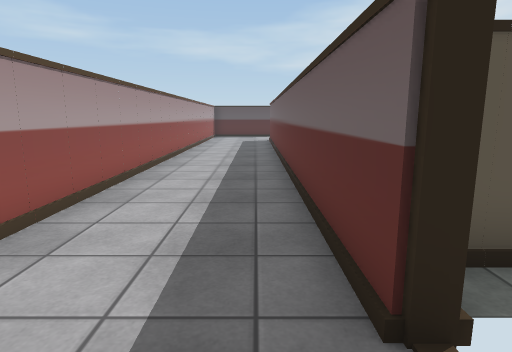
View 1 (above)

24 first-person views from a walk through a Unity game level. The camera is 1.3 m above the floor, tilts 10° down and sees 75° across. The floor is counted in squares, 1 m on a side. Each view is taken from the middle of a square. On the plan, view 1 faces up. The plan holds only what a view shows up to about 14 squares ahead; the rest is blank. The place goes on beyond the plan. The player character is not drawn. Some surface patterns are stand-ins.

View 2
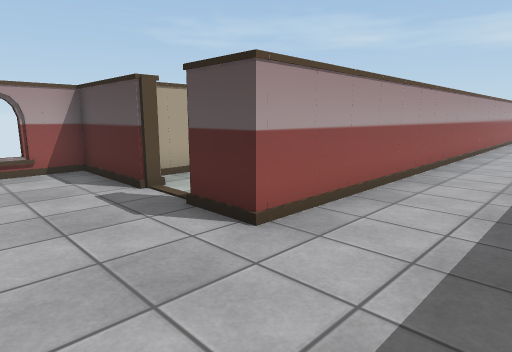

View 3
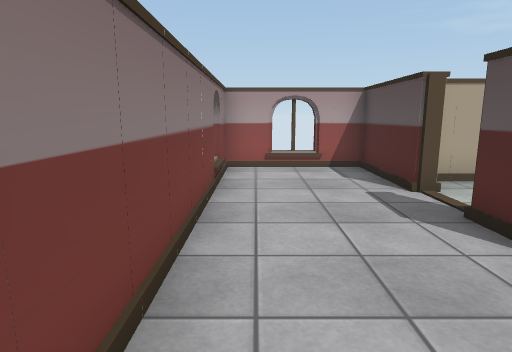

View 4
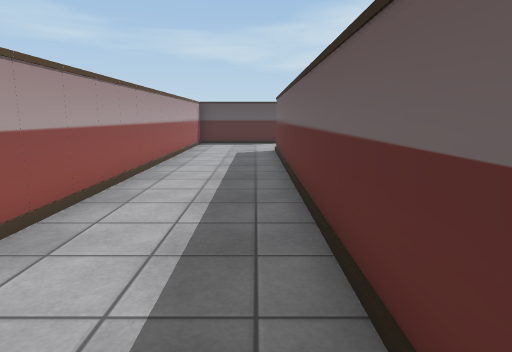

View 5
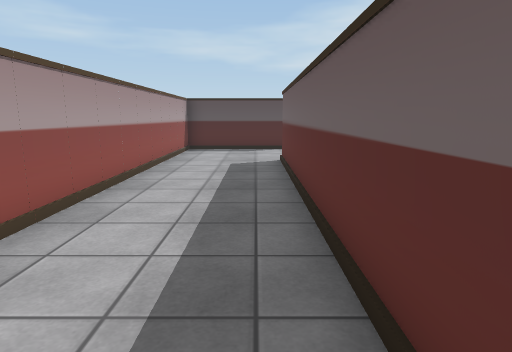

View 6
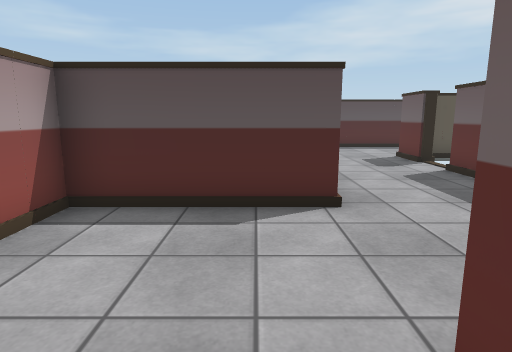

View 7
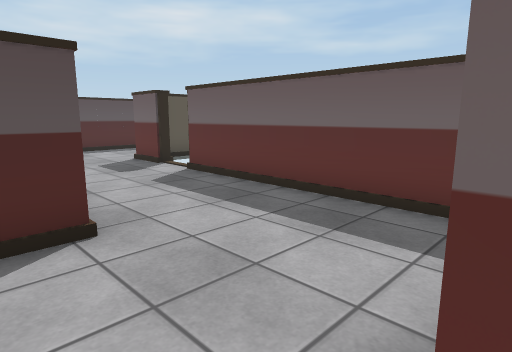

View 8
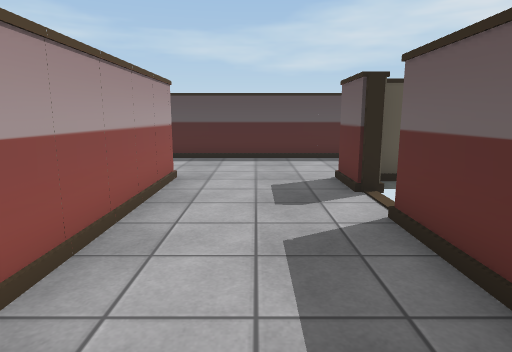

View 9
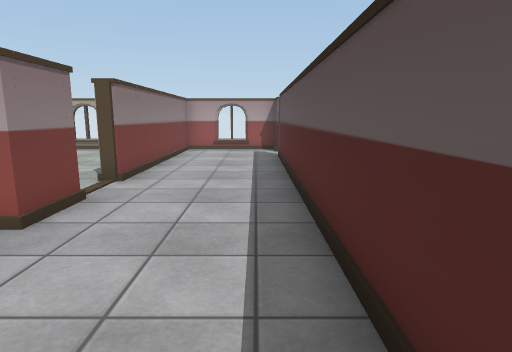

View 10
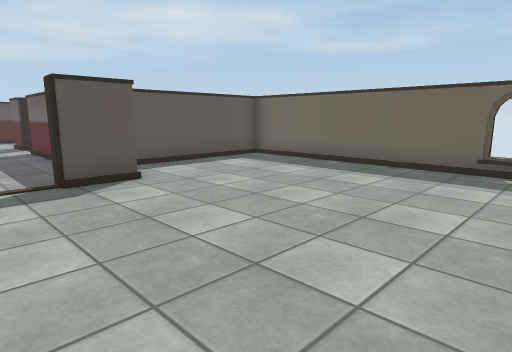

View 11
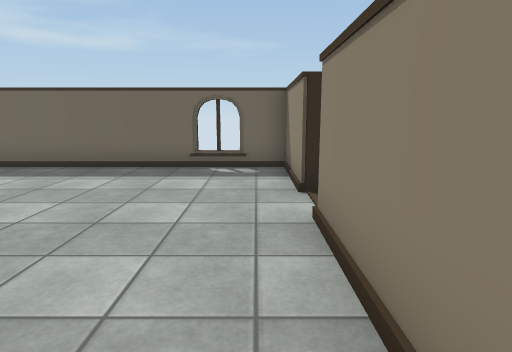

View 12
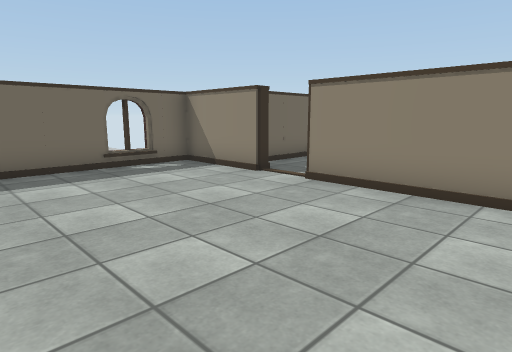

View 13
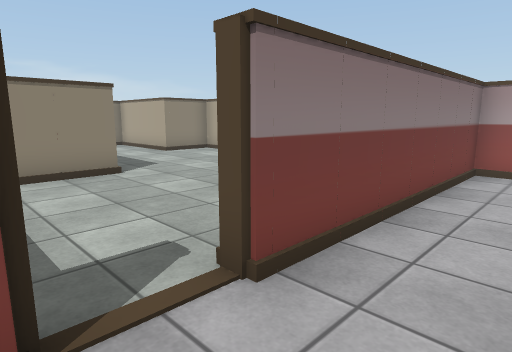

View 14
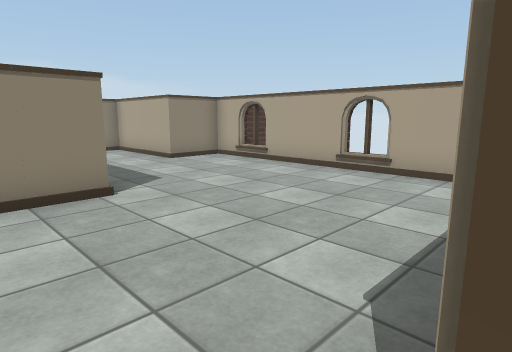

View 15
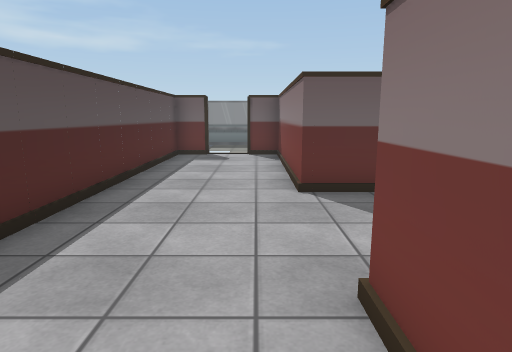

View 16
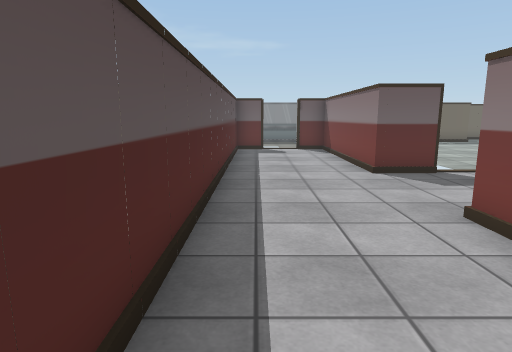

View 17
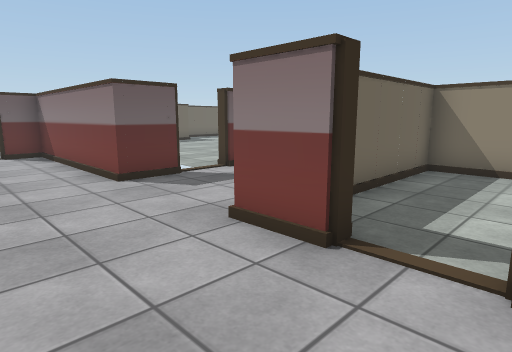

View 18
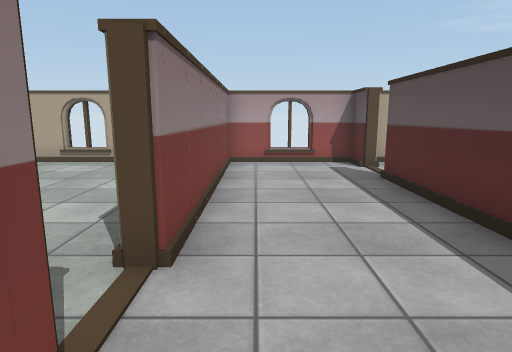

View 19
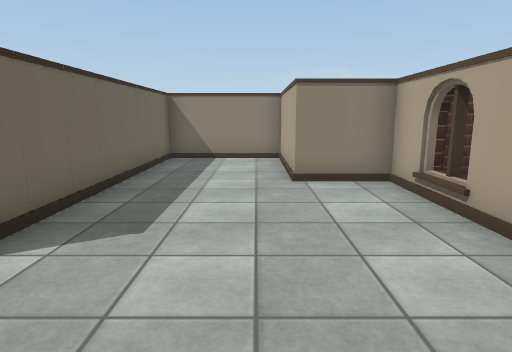

View 20
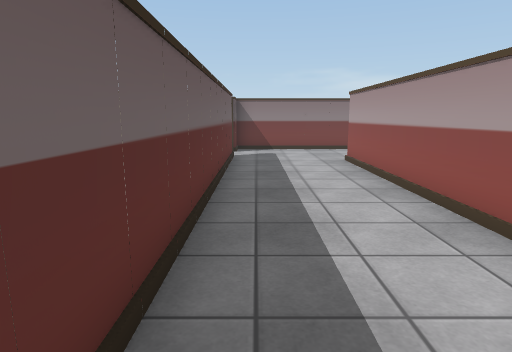

View 21
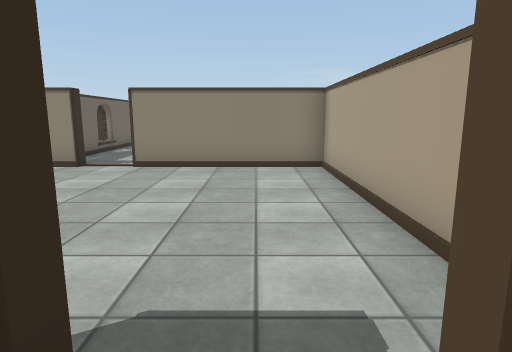

View 22
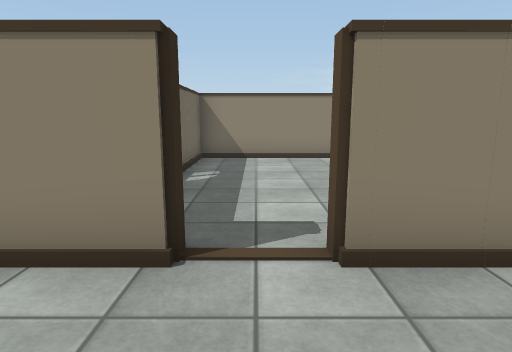

View 23
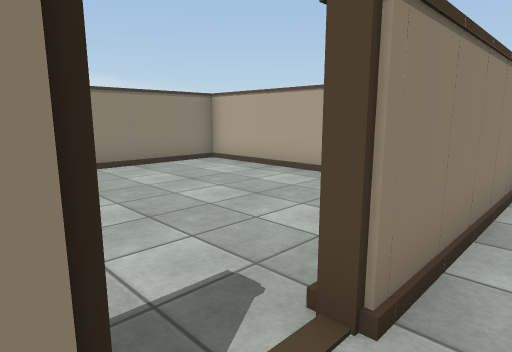

View 24
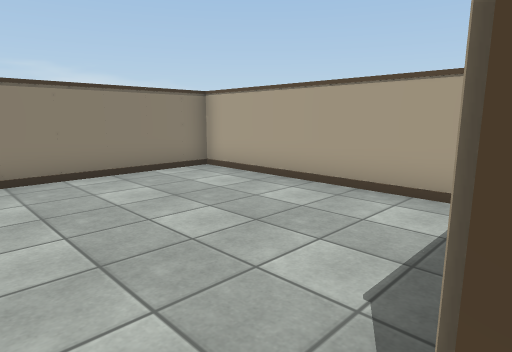

### Floor plan
Points are (right, up) in squares from view 1. A wall is a line through its corners. A room is listed if a view was taken in it or the views show most of it. See-through windows are left out.
Room 1 (views 1, 2, 3, 4, 5, 6, 7, 8, 9, 13, 15, 16, 17, 18, 20, 21)
walls: (2.3, 19.2) (2.3, 18.8); (3.7, 18.8) (3.7, 19.2); (1.2, 22.8) (-2.8, 22.8) (-2.8, 2.8) (-4.4, 2.8); (4.8, 20.1) (4.8, 26.3); (4.8, 27.7) (4.8, 29.2) (10.5, 29.2); (-0.3, 29.2) (1.2, 29.2) (1.2, 24.1); (1.6, 33.2) (-1.5, 33.2); (10.8, 29.4) (10.8, 30.4); (-7.7, 33.2) (-7.7, 32.8) (-8.8, 32.8) (-8.8, 29.2) (-1.7, 29.2); (-5.7, 2.8) (-8.8, 2.8) (-8.8, -0.8) (0.8, -0.8) (0.8, 0.4); (0.8, 1.7) (0.8, 19.3); (10.5, 32.8) (-6.3, 32.8)
ways out: opening at (3, 19) to room 2; opening at (-1, 29) to room 3; opening at (-7, 33); opening at (-5, 3); gap at (-9, 1); gap at (-9, 31); gap at (1, 0); gap at (1, 2); gap at (5, 26); gap at (5, 28); gap at (11, 30)
Room 2 (views 10, 11, 12, 22, 23)
walls: (5.2, 18.8) (3.7, 18.8); (1.2, 17.1) (1.2, 11.2) (6.3, 11.2); (7.7, 11.2) (10.8, 11.2) (10.8, 20.8) (6.1, 20.8); (2, 10.8) (5.9, 10.8)
ways out: opening at (3, 19) to room 1; opening at (7, 11) to room 4; gap at (11, 13)
Room 3 (views 14, 19)
walls: (-3.3, 23.2) (0.8, 23.2) (0.8, 26.9); (-8.8, 28.1) (-8.8, 19.2) (-6.8, 19.2) (-6.8, 15.2) (-3.2, 15.2) (-3.2, 22.5); (-1.7, 29.2) (-1.7, 28.8); (-0.3, 28.8) (-0.3, 29.2)
ways out: opening at (-1, 29) to room 1; gap at (-9, 21); gap at (-9, 25)
Room 4 (view 24)
walls: (6.3, 11.2) (6.3, 10.8); (7.7, 10.8) (7.7, 11.2); (1.2, 10.6) (1.2, 3.2) (8.8, 3.2) (8.8, 9.8)
ways out: opening at (7, 11) to room 2; gap at (9, 7)

Where each view was taken, in squares from view 1:
view 1: 0 up, 0 right, facing up
view 2: 0 up, 0 right, facing up-left
view 3: 0 up, 0 right, facing left
view 4: 6 up, 0 right, facing up
view 5: 9 up, 0 right, facing up
view 6: 18 up, 0 right, facing up
view 7: 19 up, 0 right, facing up-right
view 8: 22 up, 3 right, facing up
view 9: 32 up, 5 right, facing left
view 10: 12 up, 2 right, facing up-right
view 11: 12 up, 2 right, facing right
view 12: 17 up, 2 right, facing down-right
view 13: 31 up, 0 right, facing down-left
view 14: 29 up, 1 left, facing down-left
view 15: 30 up, 1 left, facing right
view 16: 32 up, 3 left, facing right
view 17: 32 up, 2 left, facing down-right
view 18: 30 up, 1 right, facing left
view 19: 26 up, 6 left, facing down
view 20: 13 up, 0 right, facing down
view 21: 20 up, 3 right, facing down
view 22: 14 up, 7 right, facing down
view 23: 12 up, 8 right, facing down-left
view 24: 11 up, 7 right, facing down-left
